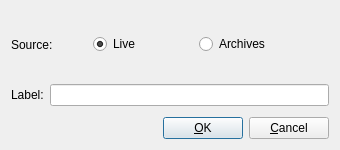
<ui version="4.0" >
 <class>TabDialog</class>
 <widget class="QDialog" name="TabDialog" >
  <property name="windowModality" >
   <enum>Qt::WindowModal</enum>
  </property>
  <property name="geometry" >
   <rect>
    <x>0</x>
    <y>0</y>
    <width>340</width>
    <height>150</height>
   </rect>
  </property>
  <property name="sizePolicy" >
   <sizepolicy>
    <hsizetype>0</hsizetype>
    <vsizetype>0</vsizetype>
    <horstretch>0</horstretch>
    <verstretch>0</verstretch>
   </sizepolicy>
  </property>
  <property name="minimumSize" >
   <size>
    <width>340</width>
    <height>150</height>
   </size>
  </property>
  <property name="maximumSize" >
   <size>
    <width>350</width>
    <height>250</height>
   </size>
  </property>
  <property name="focusPolicy" >
   <enum>Qt::WheelFocus</enum>
  </property>
  <property name="windowTitle" >
   <string>Add Tab</string>
  </property>
  <property name="windowIcon" >
   <iconset resource="pmchart.qrc" >:/images/tab-edit.png</iconset>
  </property>
  <property name="sizeGripEnabled" >
   <bool>false</bool>
  </property>
  <layout class="QGridLayout" name="gridLayout" >
   <item row="0" column="0" >
    <layout class="QHBoxLayout" >
     <property name="spacing" >
      <number>6</number>
     </property>
     <property name="margin" >
      <number>0</number>
     </property>
     <item>
      <widget class="QLabel" name="tabSourceLabel" >
       <property name="sizePolicy" >
        <sizepolicy>
         <hsizetype>3</hsizetype>
         <vsizetype>3</vsizetype>
         <horstretch>0</horstretch>
         <verstretch>0</verstretch>
        </sizepolicy>
       </property>
       <property name="minimumSize" >
        <size>
         <width>50</width>
         <height>0</height>
        </size>
       </property>
       <property name="text" >
        <string>Source:</string>
       </property>
      </widget>
     </item>
     <item>
      <spacer>
       <property name="orientation" >
        <enum>Qt::Horizontal</enum>
       </property>
       <property name="sizeType" >
        <enum>QSizePolicy::Fixed</enum>
       </property>
       <property name="sizeHint">
        <size>
         <width>16</width>
         <height>20</height>
        </size>
       </property>
      </spacer>
     </item>
     <item>
      <widget class="QRadioButton" name="liveHostRadioButton" >
       <property name="sizePolicy" >
        <sizepolicy>
         <hsizetype>0</hsizetype>
         <vsizetype>0</vsizetype>
         <horstretch>0</horstretch>
         <verstretch>0</verstretch>
        </sizepolicy>
       </property>
       <property name="minimumSize" >
        <size>
         <width>100</width>
         <height>0</height>
        </size>
       </property>
       <property name="text" >
        <string>Live</string>
       </property>
       <property name="icon" >
        <iconset resource="pmchart.qrc" >
         <normaloff>:/images/computer.png</normaloff>:/images/computer.png</iconset>
       </property>
       <property name="checked" >
        <bool>true</bool>
       </property>
       <property name="autoExclusive" >
        <bool>false</bool>
       </property>
      </widget>
     </item>
     <item>
      <widget class="QRadioButton" name="archivesRadioButton" >
       <property name="text" >
        <string>Archives</string>
       </property>
       <property name="icon" >
        <iconset resource="pmchart.qrc" >
         <normaloff>:/images/archive.png</normaloff>:/images/archive.png</iconset>
       </property>
       <property name="autoExclusive" >
        <bool>false</bool>
       </property>
      </widget>
     </item>
     <item>
      <spacer>
       <property name="orientation" >
        <enum>Qt::Horizontal</enum>
       </property>
       <property name="sizeHint">
        <size>
         <width>34</width>
         <height>20</height>
        </size>
       </property>
      </spacer>
     </item>
    </layout>
   </item>
   <item row="1" column="0" >
    <layout class="QHBoxLayout" >
     <property name="spacing" >
      <number>6</number>
     </property>
     <property name="margin" >
      <number>0</number>
     </property>
     <item>
      <widget class="QLabel" name="tabTextLabel" >
       <property name="text" >
        <string>Label:</string>
       </property>
       <property name="wordWrap" >
        <bool>false</bool>
       </property>
      </widget>
     </item>
     <item>
      <widget class="QLineEdit" name="labelLineEdit" />
     </item>
    </layout>
   </item>
   <item row="2" column="0" >
    <spacer name="verticalSpacer" >
     <property name="orientation" >
      <enum>Qt::Vertical</enum>
     </property>
     <property name="sizeType" >
      <enum>QSizePolicy::Fixed</enum>
     </property>
     <property name="sizeHint" >
      <size>
       <width>5</width>
       <height>5</height>
      </size>
     </property>
    </spacer>
   </item>
   <item row="3" column="0" >
    <layout class="QHBoxLayout" >
     <property name="spacing" >
      <number>6</number>
     </property>
     <property name="margin" >
      <number>0</number>
     </property>
     <item>
      <spacer>
       <property name="orientation" >
        <enum>Qt::Horizontal</enum>
       </property>
       <property name="sizeType" >
        <enum>QSizePolicy::Expanding</enum>
       </property>
       <property name="sizeHint" >
        <size>
         <width>20</width>
         <height>20</height>
        </size>
       </property>
      </spacer>
     </item>
     <item>
      <widget class="QPushButton" name="buttonOk" >
       <property name="text" >
        <string>&amp;OK</string>
       </property>
       <property name="shortcut" >
        <string/>
       </property>
       <property name="autoDefault" >
        <bool>true</bool>
       </property>
       <property name="default" >
        <bool>true</bool>
       </property>
      </widget>
     </item>
     <item>
      <widget class="QPushButton" name="buttonCancel" >
       <property name="text" >
        <string>&amp;Cancel</string>
       </property>
       <property name="shortcut" >
        <string/>
       </property>
       <property name="autoDefault" >
        <bool>true</bool>
       </property>
       <property name="default" >
        <bool>false</bool>
       </property>
      </widget>
     </item>
    </layout>
   </item>
  </layout>
 </widget>
 <resources>
  <include location="pmchart.qrc" />
 </resources>
</ui>
